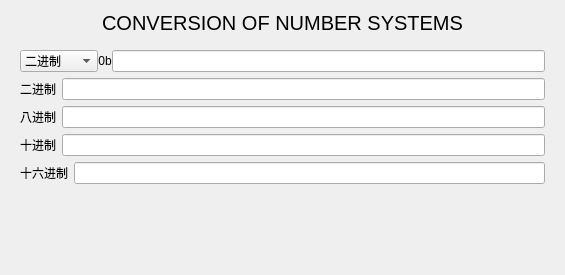
<?xml version="1.0" encoding="UTF-8"?>
<ui version="4.0">
 <class>conversion</class>
 <widget class="QWidget" name="conversion">
  <property name="geometry">
   <rect>
    <x>0</x>
    <y>0</y>
    <width>565</width>
    <height>275</height>
   </rect>
  </property>
  <property name="sizePolicy">
   <sizepolicy hsizetype="Expanding" vsizetype="Expanding">
    <horstretch>0</horstretch>
    <verstretch>0</verstretch>
   </sizepolicy>
  </property>
  <property name="windowTitle">
   <string>Form</string>
  </property>
  <property name="styleSheet">
   <string notr="true">QPushButton {
	border:none;
}</string>
  </property>
  <layout class="QGridLayout" name="gridLayout_8">
   <item row="0" column="0">
    <widget class="QLabel" name="title">
     <property name="sizePolicy">
      <sizepolicy hsizetype="Expanding" vsizetype="Fixed">
       <horstretch>0</horstretch>
       <verstretch>0</verstretch>
      </sizepolicy>
     </property>
     <property name="styleSheet">
      <string notr="true">font-size:15pt;</string>
     </property>
     <property name="text">
      <string>CONVERSION OF NUMBER SYSTEMS</string>
     </property>
     <property name="alignment">
      <set>Qt::AlignCenter</set>
     </property>
    </widget>
   </item>
   <item row="1" column="0">
    <widget class="QWidget" name="widget" native="true">
     <property name="sizePolicy">
      <sizepolicy hsizetype="Expanding" vsizetype="Expanding">
       <horstretch>0</horstretch>
       <verstretch>0</verstretch>
      </sizepolicy>
     </property>
     <layout class="QGridLayout" name="gridLayout_7">
      <item row="0" column="0">
       <layout class="QGridLayout" name="gridLayout_6">
        <property name="horizontalSpacing">
         <number>0</number>
        </property>
        <item row="0" column="0">
         <layout class="QGridLayout" name="gridLayout">
          <item row="0" column="0">
           <widget class="QComboBox" name="numChoice">
            <property name="styleSheet">
             <string notr="true"/>
            </property>
            <item>
             <property name="text">
              <string>二进制</string>
             </property>
            </item>
            <item>
             <property name="text">
              <string>八进制</string>
             </property>
            </item>
            <item>
             <property name="text">
              <string>十进制</string>
             </property>
            </item>
            <item>
             <property name="text">
              <string>十六进制</string>
             </property>
            </item>
           </widget>
          </item>
          <item row="0" column="1">
           <widget class="QLabel" name="numMask">
            <property name="sizePolicy">
             <sizepolicy hsizetype="Fixed" vsizetype="Fixed">
              <horstretch>0</horstretch>
              <verstretch>0</verstretch>
             </sizepolicy>
            </property>
            <property name="text">
             <string>0b</string>
            </property>
            <property name="alignment">
             <set>Qt::AlignCenter</set>
            </property>
           </widget>
          </item>
         </layout>
        </item>
        <item row="0" column="1">
         <widget class="QLineEdit" name="numEdit"/>
        </item>
       </layout>
      </item>
      <item row="1" column="0">
       <layout class="QGridLayout" name="gridLayout_2">
        <item row="0" column="1">
         <widget class="QLineEdit" name="lineEdit">
          <property name="readOnly">
           <bool>true</bool>
          </property>
         </widget>
        </item>
        <item row="0" column="0">
         <widget class="QPushButton" name="binBtn">
          <property name="sizePolicy">
           <sizepolicy hsizetype="Fixed" vsizetype="Fixed">
            <horstretch>0</horstretch>
            <verstretch>0</verstretch>
           </sizepolicy>
          </property>
          <property name="cursor">
           <cursorShape>PointingHandCursor</cursorShape>
          </property>
          <property name="text">
           <string>二进制</string>
          </property>
         </widget>
        </item>
       </layout>
      </item>
      <item row="2" column="0">
       <layout class="QGridLayout" name="gridLayout_3">
        <item row="0" column="1">
         <widget class="QLineEdit" name="lineEdit_2">
          <property name="readOnly">
           <bool>true</bool>
          </property>
         </widget>
        </item>
        <item row="0" column="0">
         <widget class="QPushButton" name="octBtn">
          <property name="sizePolicy">
           <sizepolicy hsizetype="Fixed" vsizetype="Fixed">
            <horstretch>0</horstretch>
            <verstretch>0</verstretch>
           </sizepolicy>
          </property>
          <property name="cursor">
           <cursorShape>PointingHandCursor</cursorShape>
          </property>
          <property name="text">
           <string>八进制</string>
          </property>
         </widget>
        </item>
       </layout>
      </item>
      <item row="3" column="0">
       <layout class="QGridLayout" name="gridLayout_4">
        <item row="0" column="0">
         <widget class="QPushButton" name="intBtn">
          <property name="sizePolicy">
           <sizepolicy hsizetype="Fixed" vsizetype="Fixed">
            <horstretch>0</horstretch>
            <verstretch>0</verstretch>
           </sizepolicy>
          </property>
          <property name="cursor">
           <cursorShape>PointingHandCursor</cursorShape>
          </property>
          <property name="text">
           <string>十进制</string>
          </property>
         </widget>
        </item>
        <item row="0" column="1">
         <widget class="QLineEdit" name="lineEdit_3">
          <property name="readOnly">
           <bool>true</bool>
          </property>
         </widget>
        </item>
       </layout>
      </item>
      <item row="4" column="0">
       <layout class="QGridLayout" name="gridLayout_5">
        <item row="0" column="0">
         <widget class="QPushButton" name="hexBtn">
          <property name="sizePolicy">
           <sizepolicy hsizetype="Fixed" vsizetype="Fixed">
            <horstretch>0</horstretch>
            <verstretch>0</verstretch>
           </sizepolicy>
          </property>
          <property name="cursor">
           <cursorShape>PointingHandCursor</cursorShape>
          </property>
          <property name="text">
           <string>十六进制</string>
          </property>
         </widget>
        </item>
        <item row="0" column="1">
         <widget class="QLineEdit" name="lineEdit_4">
          <property name="readOnly">
           <bool>true</bool>
          </property>
         </widget>
        </item>
       </layout>
      </item>
     </layout>
    </widget>
   </item>
   <item row="2" column="0">
    <spacer name="verticalSpacer">
     <property name="orientation">
      <enum>Qt::Vertical</enum>
     </property>
     <property name="sizeHint" stdset="0">
      <size>
       <width>20</width>
       <height>40</height>
      </size>
     </property>
    </spacer>
   </item>
  </layout>
 </widget>
 <resources/>
 <connections/>
</ui>
